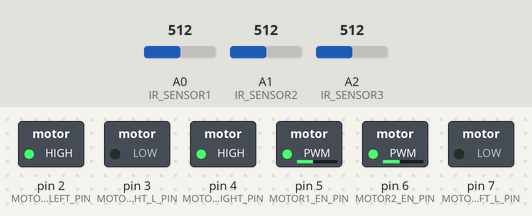
Bench run of a sketch on a simulated Arduino Uno, built with avr-gcc and run on an emulated ATmega328P. Shown: switched loads named in the sketch (green lamp = pin HIGH). Inputs (shaded band) come from the test bench; at power-on: A2 (IR_SENSOR3) = 512, A1 (IR_SENSOR2) = 512, A0 (IR_SENSOR1) = 512.

Above: at 1.2 s.
1.3 s: A2 (IR_SENSOR3) set to 486
At 2.4 s:
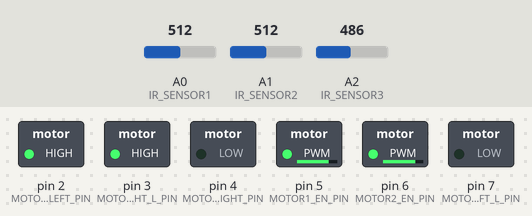
2.8 s: A1 (IR_SENSOR2) set to 492
At 3.6 s:
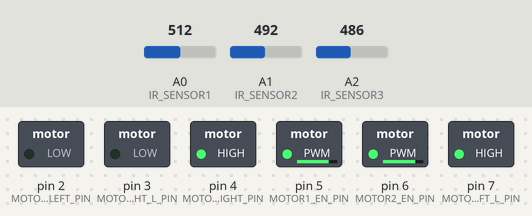
4.3 s: A0 (IR_SENSOR1) set to 487
7.3 s: A0 (IR_SENSOR1) set to 510
8.8 s: A0 (IR_SENSOR1) set to 490
At 12.5 s:
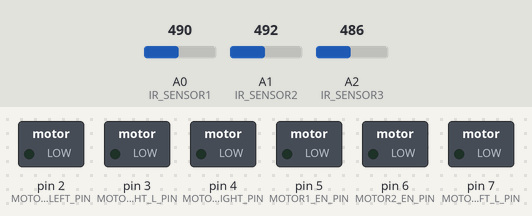
Timing chart, 0 to 12.8 s (numbered marks = the images above; inputs shaded):
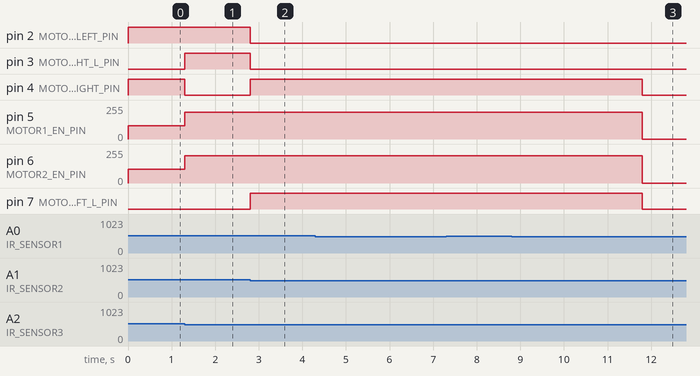

Measured:
- the behaviour switches between 501 and 500 on A2 (IR_SENSOR3) (found by bisection; images 0 and 1)
- the behaviour switches between 501 and 500 on A1 (IR_SENSOR2) (found by bisection; images 1 and 2)
- after the input at 1.3 s, pin 3 (MOTOR2_RIGHT_L_PIN): LOW → HIGH at once; pin 4 (MOTOR2_RIGHT_PIN): HIGH → LOW at once; pin 5 (MOTOR1_EN_PIN): 100/255 → 200/255 at once; pin 6 (MOTOR2_EN_PIN): 105/255 → 205/255 at once
- after the input at 2.8 s, pin 2 (MOTOR1_LEFT_PIN), pin 3 (MOTOR2_RIGHT_L_PIN): HIGH → LOW at once; pin 4 (MOTOR2_RIGHT_PIN), pin 7 (MOTOR1_LEFT_L_PIN): LOW → HIGH at once
- after the input at 8.8 s, pin 4 (MOTOR2_RIGHT_PIN), pin 7 (MOTOR1_LEFT_L_PIN): HIGH → LOW after 3.0 s; pin 5 (MOTOR1_EN_PIN): 200/255 → 0/255 after 3.0 s; pin 6 (MOTOR2_EN_PIN): 205/255 → 0/255 after 3.0 s

The sketch:

line_foll_robot.ino
```cpp
#define IR_SENSOR1 A0
#define IR_SENSOR2 A1
#define IR_SENSOR3 A2

#define MOTOR1_LEFT_PIN PD2
#define MOTOR2_RIGHT_PIN PD4
#define MOTOR1_LEFT_L_PIN PD7
#define MOTOR2_RIGHT_L_PIN PD3

#define MOTOR1_EN_PIN PD5
#define MOTOR2_EN_PIN PD6

#define OFFSET 5
#define TURN_SPEED 200
#define FWD_SPEED 100

int ir_sensor1_val = 0;
int ir_sensor2_val = 0;
int ir_sensor_bl_val = 0;

bool is_mstimer_elapsed(long unsigned int * timer, uint16_t duration)
{
  long unsigned int diff = 0;
  diff = millis() - *timer;
  if(diff >= duration)
  return true;
  else
  return false;
}

void setup() {
  Serial.begin(9600);
  pinMode(MOTOR1_EN_PIN, OUTPUT);
  pinMode(MOTOR2_EN_PIN, OUTPUT);
  pinMode(MOTOR1_LEFT_PIN, OUTPUT);
  pinMode(MOTOR2_RIGHT_PIN, OUTPUT);
  pinMode(MOTOR1_LEFT_L_PIN, OUTPUT);
  pinMode(MOTOR2_RIGHT_L_PIN, OUTPUT);

  analogWrite(MOTOR1_EN_PIN, 0);
  analogWrite(MOTOR2_EN_PIN, 0);

  digitalWrite(MOTOR1_LEFT_PIN, 0);
  digitalWrite(MOTOR2_RIGHT_PIN, 0);
  digitalWrite(MOTOR1_LEFT_L_PIN, 0);
  digitalWrite(MOTOR2_RIGHT_L_PIN, 0);
}

void move_right()
{
  analogWrite(MOTOR1_EN_PIN, TURN_SPEED);
  analogWrite(MOTOR2_EN_PIN, TURN_SPEED + OFFSET);

  digitalWrite(MOTOR1_LEFT_PIN, 1);
  digitalWrite(MOTOR2_RIGHT_PIN, 0);

  digitalWrite(MOTOR1_LEFT_L_PIN, 0);
  digitalWrite(MOTOR2_RIGHT_L_PIN, 1);

}

void move_left()
{
  analogWrite(MOTOR1_EN_PIN, TURN_SPEED);
  analogWrite(MOTOR2_EN_PIN, TURN_SPEED + OFFSET);

  digitalWrite(MOTOR1_LEFT_PIN, 0);
  digitalWrite(MOTOR2_RIGHT_PIN, 1);

  digitalWrite(MOTOR1_LEFT_L_PIN, 1);
  digitalWrite(MOTOR2_RIGHT_L_PIN, 0);
}

void move_fwd()
{
  analogWrite(MOTOR1_EN_PIN, FWD_SPEED);
  analogWrite(MOTOR2_EN_PIN, FWD_SPEED + OFFSET);

  digitalWrite(MOTOR1_LEFT_PIN, 1);
  digitalWrite(MOTOR2_RIGHT_PIN, 1);

  digitalWrite(MOTOR1_LEFT_L_PIN, 0);
  digitalWrite(MOTOR2_RIGHT_L_PIN, 0);

}

void stop_movement()
{
  analogWrite(MOTOR1_EN_PIN, 0);
  analogWrite(MOTOR2_EN_PIN, 0);

  digitalWrite(MOTOR1_LEFT_PIN, 0);
  digitalWrite(MOTOR2_RIGHT_PIN, 0);

  digitalWrite(MOTOR1_LEFT_L_PIN, 0);
  digitalWrite(MOTOR2_RIGHT_L_PIN, 0);

}

void loop() {
static long unsigned int rotation_timer;

ir_sensor1_val = analogRead(IR_SENSOR1);
ir_sensor2_val = analogRead(IR_SENSOR2);
ir_sensor_bl_val = analogRead(IR_SENSOR3);

if(ir_sensor_bl_val > 500 || ir_sensor2_val > 500 || ir_sensor1_val > 500)
{
  rotation_timer = millis();
  if(ir_sensor_bl_val > 500)
  {
    move_fwd();
  }
  else
  {
    if(ir_sensor2_val > 500)
    {
      // Serial.println("MOVE RIGHT");
      move_right();
    }

    else if(ir_sensor1_val > 500)
    {
      // Serial.println("MOVE LEFT");
      move_left();
    }
  }
}
else
{
  if(is_mstimer_elapsed(&rotation_timer, 3000))
  {
    stop_movement();
  }
  else
  {
    move_left();
  }
}

}
```
